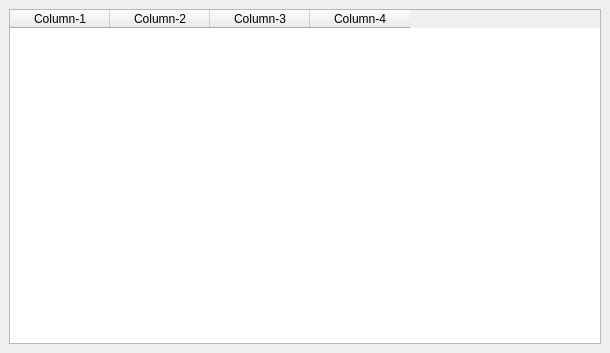
<?xml version="1.0" encoding="UTF-8"?>
<ui version="4.0">
 <class>MainWindow</class>
 <widget class="QMainWindow" name="MainWindow">
  <property name="geometry">
   <rect>
    <x>0</x>
    <y>0</y>
    <width>610</width>
    <height>353</height>
   </rect>
  </property>
  <property name="windowTitle">
   <string>MainWindow</string>
  </property>
  <widget class="QWidget" name="centralwidget">
   <layout class="QGridLayout" name="gridLayout">
    <item row="0" column="0">
     <widget class="QTableWidget" name="tableWidget">
      <column>
       <property name="text">
        <string>Column-1</string>
       </property>
      </column>
      <column>
       <property name="text">
        <string>Column-2</string>
       </property>
      </column>
      <column>
       <property name="text">
        <string>Column-3</string>
       </property>
      </column>
      <column>
       <property name="text">
        <string>Column-4</string>
       </property>
      </column>
     </widget>
    </item>
   </layout>
  </widget>
 </widget>
 <resources/>
 <connections/>
</ui>
